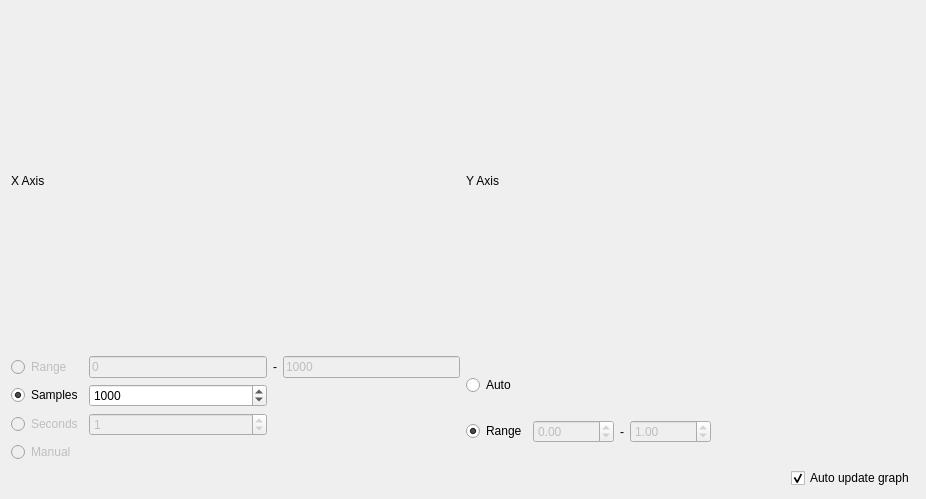
<?xml version="1.0" encoding="UTF-8"?>
<ui version="4.0">
 <class>Form</class>
 <widget class="QWidget" name="Form">
  <property name="geometry">
   <rect>
    <x>0</x>
    <y>0</y>
    <width>926</width>
    <height>499</height>
   </rect>
  </property>
  <property name="windowTitle">
   <string>Plot</string>
  </property>
  <layout class="QHBoxLayout" name="horizontalLayout">
   <item>
    <layout class="QVBoxLayout" name="mainLayout">
     <item>
      <layout class="QHBoxLayout" name="horizontalLayout_2">
       <item>
        <layout class="QVBoxLayout" name="plotLayout"/>
       </item>
      </layout>
     </item>
     <item>
      <layout class="QHBoxLayout" name="lowerLayout">
       <item>
        <layout class="QGridLayout" name="options">
         <item row="3" column="0">
          <layout class="QGridLayout" name="gridLayout">
           <item row="1" column="0">
            <layout class="QGridLayout" name="gridLayout_5">
             <item row="0" column="1">
              <widget class="QLineEdit" name="_range_x_min">
               <property name="enabled">
                <bool>false</bool>
               </property>
               <property name="text">
                <string>0</string>
               </property>
              </widget>
             </item>
             <item row="0" column="2">
              <widget class="QLabel" name="label_2">
               <property name="text">
                <string>-</string>
               </property>
              </widget>
             </item>
             <item row="1" column="0">
              <widget class="QRadioButton" name="_enable_samples_x">
               <property name="enabled">
                <bool>true</bool>
               </property>
               <property name="text">
                <string>Samples</string>
               </property>
               <property name="checked">
                <bool>true</bool>
               </property>
               <property name="autoExclusive">
                <bool>false</bool>
               </property>
              </widget>
             </item>
             <item row="1" column="1">
              <widget class="QSpinBox" name="_nbr_of_samples_x">
               <property name="suffix">
                <string/>
               </property>
               <property name="maximum">
                <number>2000</number>
               </property>
               <property name="singleStep">
                <number>100</number>
               </property>
               <property name="value">
                <number>1000</number>
               </property>
              </widget>
             </item>
             <item row="0" column="3">
              <widget class="QLineEdit" name="_range_x_max">
               <property name="enabled">
                <bool>false</bool>
               </property>
               <property name="text">
                <string>1000</string>
               </property>
              </widget>
             </item>
             <item row="0" column="0">
              <widget class="QRadioButton" name="_enable_range_x">
               <property name="enabled">
                <bool>false</bool>
               </property>
               <property name="text">
                <string>Range</string>
               </property>
               <property name="autoExclusive">
                <bool>false</bool>
               </property>
              </widget>
             </item>
             <item row="3" column="0">
              <widget class="QRadioButton" name="_enable_manual_x">
               <property name="enabled">
                <bool>false</bool>
               </property>
               <property name="text">
                <string>Manual</string>
               </property>
               <property name="autoExclusive">
                <bool>false</bool>
               </property>
              </widget>
             </item>
             <item row="2" column="0">
              <widget class="QRadioButton" name="_enable_seconds_x">
               <property name="enabled">
                <bool>false</bool>
               </property>
               <property name="text">
                <string>Seconds</string>
               </property>
              </widget>
             </item>
             <item row="2" column="1">
              <widget class="QSpinBox" name="_nbr_of_seconds_x">
               <property name="enabled">
                <bool>false</bool>
               </property>
               <property name="suffix">
                <string/>
               </property>
               <property name="maximum">
                <number>59</number>
               </property>
               <property name="value">
                <number>1</number>
               </property>
              </widget>
             </item>
            </layout>
           </item>
           <item row="1" column="1">
            <layout class="QGridLayout" name="gridLayout_6">
             <item row="2" column="2">
              <widget class="QLabel" name="label_3">
               <property name="text">
                <string>-</string>
               </property>
              </widget>
             </item>
             <item row="2" column="0">
              <widget class="QRadioButton" name="_enable_range_y">
               <property name="enabled">
                <bool>true</bool>
               </property>
               <property name="text">
                <string>Range</string>
               </property>
               <property name="checked">
                <bool>true</bool>
               </property>
               <property name="autoExclusive">
                <bool>false</bool>
               </property>
              </widget>
             </item>
             <item row="1" column="0">
              <widget class="QRadioButton" name="_enable_auto_y">
               <property name="text">
                <string>Auto</string>
               </property>
               <property name="checked">
                <bool>false</bool>
               </property>
               <property name="autoExclusive">
                <bool>false</bool>
               </property>
              </widget>
             </item>
             <item row="2" column="5">
              <spacer name="horizontalSpacer_2">
               <property name="orientation">
                <enum>Qt::Horizontal</enum>
               </property>
               <property name="sizeHint" stdset="0">
                <size>
                 <width>40</width>
                 <height>20</height>
                </size>
               </property>
              </spacer>
             </item>
             <item row="2" column="1">
              <widget class="QDoubleSpinBox" name="_range_y_min">
               <property name="enabled">
                <bool>false</bool>
               </property>
               <property name="minimum">
                <double>-65000.000000000000000</double>
               </property>
               <property name="maximum">
                <double>65000.000000000000000</double>
               </property>
               <property name="singleStep">
                <double>1.000000000000000</double>
               </property>
               <property name="value">
                <double>0.000000000000000</double>
               </property>
              </widget>
             </item>
             <item row="2" column="4">
              <widget class="QDoubleSpinBox" name="_range_y_max">
               <property name="enabled">
                <bool>false</bool>
               </property>
               <property name="minimum">
                <double>-65000.000000000000000</double>
               </property>
               <property name="maximum">
                <double>65000.000000000000000</double>
               </property>
               <property name="singleStep">
                <double>1.000000000000000</double>
               </property>
               <property name="value">
                <double>1.000000000000000</double>
               </property>
              </widget>
             </item>
            </layout>
           </item>
           <item row="2" column="1">
            <layout class="QGridLayout" name="gridLayout_2">
             <item row="0" column="0">
              <spacer name="horizontalSpacer">
               <property name="orientation">
                <enum>Qt::Horizontal</enum>
               </property>
               <property name="sizeHint" stdset="0">
                <size>
                 <width>40</width>
                 <height>20</height>
                </size>
               </property>
              </spacer>
             </item>
             <item row="0" column="1">
              <widget class="QCheckBox" name="_auto_redraw">
               <property name="text">
                <string>Auto update graph</string>
               </property>
               <property name="checked">
                <bool>true</bool>
               </property>
              </widget>
             </item>
            </layout>
           </item>
           <item row="0" column="0">
            <widget class="QLabel" name="label">
             <property name="text">
              <string>X Axis</string>
             </property>
            </widget>
           </item>
           <item row="0" column="1">
            <widget class="QLabel" name="label_4">
             <property name="text">
              <string>Y Axis</string>
             </property>
            </widget>
           </item>
          </layout>
         </item>
        </layout>
       </item>
      </layout>
     </item>
    </layout>
   </item>
  </layout>
 </widget>
 <resources/>
 <connections/>
</ui>
